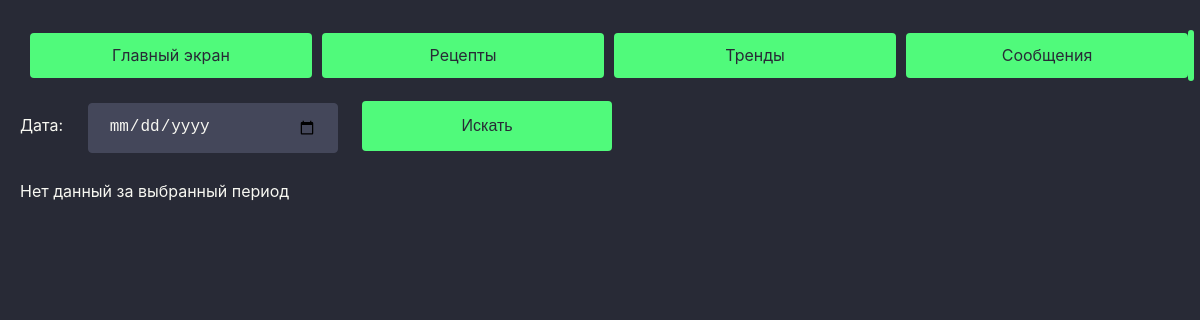
The page /message_month/ on the database as committed earlier.
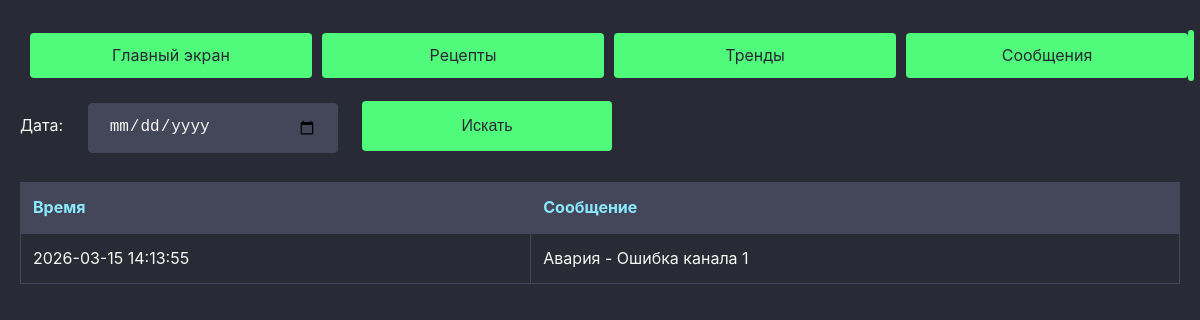
The same page on the database as committed later.
### vars/models.py (models this page shows, shortened)
class Message(models.Model):
    id_message = models.IntegerField(null=True, blank=True)
    message = models.CharField(max_length=50)
    timestamp = models.DateTimeField()
    class Meta:
        indexes = [
            models.Index(fields=['timestamp'])
        ]

### vars/views.py (the view)
# urls.py: path('message_month/', views.MessageCurrentMonth.as_view(), name='message_month'),
class MessageCurrentMonth(ListView):
    model = Message
    template_name = 'vars/message_month.html'
    context_object_name = 'message_month'
    def get_queryset(self):
        now = timezone.now()
        return Message.objects.filter(
            timestamp__month=now.month, timestamp__year=now.year)
    def get_context_data(self, **kwargs):
        self.query_set = self.get_queryset()
        messages = self.query_set
        context = {
            'messages': messages,
            'has_data': len(messages) > 0  # флаг наличия данных
        }
        return context

### vars/templates/vars/message_month.html (shortened to what this page needs)
{% extends "base.html" %}
{% load static %}
{% block content %}
<link rel="stylesheet" href="{% static 'vars/css/dracula.css' %}">
<form method="get" action="{% url 'message' %}">
    <label for="start_date">Дата:</label>
    <input type="date" class="btn" name="start_date" value="{{ request.GET.start_date }}">
    <button type="submit" class="input">Искать</button>
</form>
    {% if has_data %}
        <table class="message-table">
        <thead>
            <tr>
            <th>Время</th>
            <th>Сообщение</th>
            </tr>
        </thead>
        <tbody>
            {% for message in messages %}
            <tr>
            <td>{{ message.timestamp|date:"Y-m-d H:i:s" }}</td>
            <td>{{ message.message }}</td>
            </tr>
            {% endfor %}
        </tbody>
        </table>
    {% else %}
        <div class="no-data">
            <p>Нет данный за выбранный период</p>
        </div>
    {% endif %}
{% endblock %}

Rows that differ between the two databases and show on the page:
added Message: timestamp "2026-03-15 14:13:55", message "Авария - Ошибка канала 1"
Other text that changed with them:
text no longer shown: "Нет данный за выбранный период"
text now shown: "Время Сообщение"
